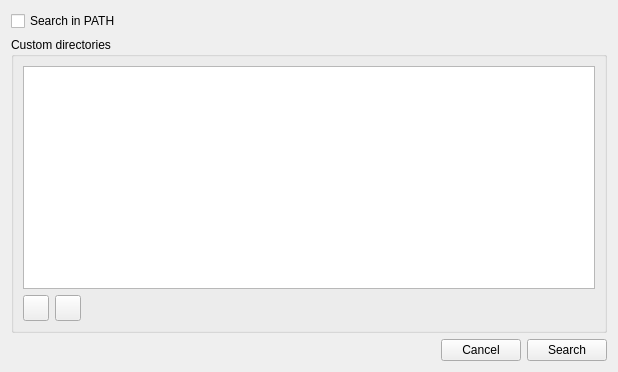
<?xml version="1.0" encoding="UTF-8"?>
<ui version="4.0">
 <class>Form</class>
 <widget class="QWidget" name="Form">
  <property name="geometry">
   <rect>
    <x>0</x>
    <y>0</y>
    <width>618</width>
    <height>372</height>
   </rect>
  </property>
  <property name="windowTitle">
   <string>Form</string>
  </property>
  <layout class="QVBoxLayout" name="verticalLayout_2">
   <item>
    <widget class="QCheckBox" name="pathBox">
     <property name="sizePolicy">
      <sizepolicy hsizetype="Minimum" vsizetype="Fixed">
       <horstretch>0</horstretch>
       <verstretch>0</verstretch>
      </sizepolicy>
     </property>
     <property name="text">
      <string>Search in PATH</string>
     </property>
    </widget>
   </item>
   <item>
    <widget class="QGroupBox" name="groupBox">
     <property name="title">
      <string>Custom directories</string>
     </property>
     <layout class="QVBoxLayout" name="verticalLayout">
      <item>
       <widget class="QListWidget" name="customDirList">
        <property name="minimumSize">
         <size>
          <width>200</width>
          <height>0</height>
         </size>
        </property>
       </widget>
      </item>
      <item>
       <layout class="QHBoxLayout" name="horizontalLayout">
        <item>
         <widget class="QToolButton" name="addButton">
          <property name="minimumSize">
           <size>
            <width>26</width>
            <height>26</height>
           </size>
          </property>
          <property name="maximumSize">
           <size>
            <width>26</width>
            <height>26</height>
           </size>
          </property>
          <property name="text">
           <string/>
          </property>
          <property name="icon">
           <iconset resource="../bertos.qrc">
            <normaloff>:/images/listadd.png</normaloff>:/images/listadd.png</iconset>
          </property>
         </widget>
        </item>
        <item>
         <widget class="QToolButton" name="removeButton">
          <property name="minimumSize">
           <size>
            <width>26</width>
            <height>26</height>
           </size>
          </property>
          <property name="maximumSize">
           <size>
            <width>26</width>
            <height>26</height>
           </size>
          </property>
          <property name="text">
           <string/>
          </property>
          <property name="icon">
           <iconset resource="../bertos.qrc">
            <normaloff>:/images/listremove.png</normaloff>:/images/listremove.png</iconset>
          </property>
         </widget>
        </item>
        <item>
         <spacer name="horizontalSpacer">
          <property name="orientation">
           <enum>Qt::Horizontal</enum>
          </property>
          <property name="sizeHint" stdset="0">
           <size>
            <width>40</width>
            <height>20</height>
           </size>
          </property>
         </spacer>
        </item>
       </layout>
      </item>
     </layout>
    </widget>
   </item>
   <item>
    <layout class="QHBoxLayout" name="horizontalLayout_2">
     <item>
      <spacer name="horizontalSpacer_2">
       <property name="orientation">
        <enum>Qt::Horizontal</enum>
       </property>
       <property name="sizeHint" stdset="0">
        <size>
         <width>40</width>
         <height>20</height>
        </size>
       </property>
      </spacer>
     </item>
     <item>
      <widget class="QPushButton" name="cancelButton">
       <property name="text">
        <string>Cancel</string>
       </property>
      </widget>
     </item>
     <item>
      <widget class="QPushButton" name="searchButton">
       <property name="text">
        <string>Search</string>
       </property>
      </widget>
     </item>
    </layout>
   </item>
  </layout>
 </widget>
 <resources>
  <include location="../bertos.qrc"/>
 </resources>
 <connections/>
</ui>
